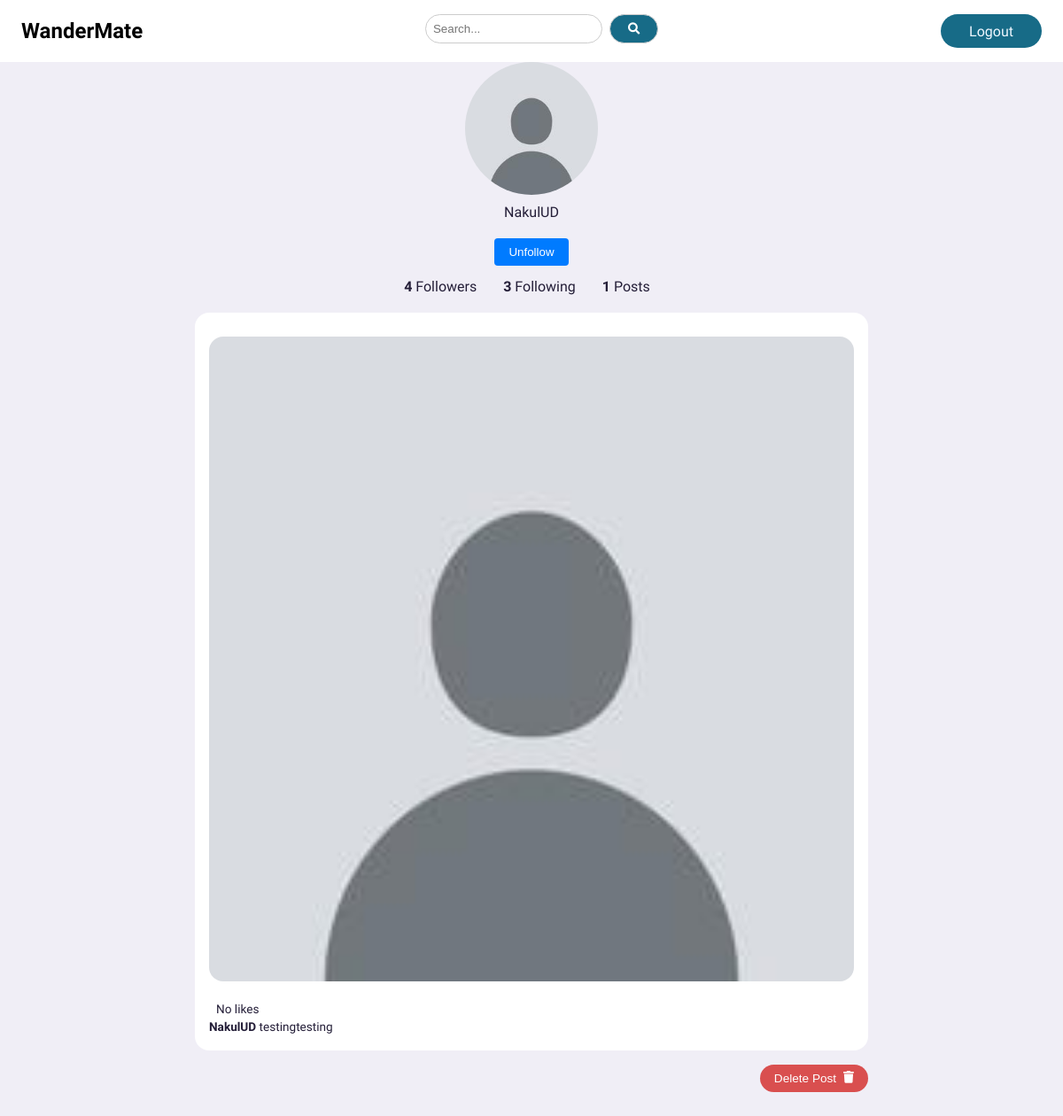
/profile/NakulUD (signed in), run on an earlier commit of the app's database.
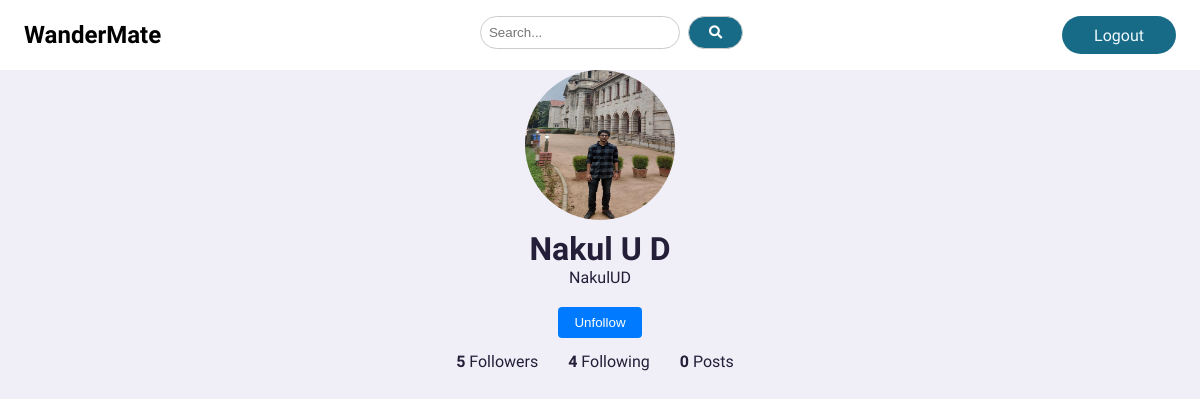
And on a later commit of the database.
### core/models.py (models this page shows, shortened)
class Profile(models.Model):
    user = models.ForeignKey(User, on_delete = models.CASCADE)
    fname = models.TextField(max_length = 30, blank = True)
    lname = models.TextField(max_length = 30, blank = True)
    id_user = models.IntegerField()
    bio = models.TextField(blank = True)
    profile_img = models.ImageField(upload_to = 'profile_images', default='defaultProfileImg.jpeg')
    location = models.CharField(max_length = 100, blank= True)
    otp_validated = models.BooleanField(default = False)

class Image(models.Model):
    image = models.ImageField(upload_to='post_images', default='wanderMateLogo.png')

class Post(models.Model):
    id = models.UUIDField(primary_key = True, default = uuid.uuid4)
    user = models.CharField(max_length = 100)
    user_profile = models.ForeignKey(Profile, on_delete = models.CASCADE, default=None, null=False)
    post_location = models.CharField(max_length=100, blank=True)
    images = models.ManyToManyField('Image')
    caption = models.TextField()
    tag = models.CharField(max_length = 20, blank = True, null=True)
    created_at = models.DateTimeField(default = datetime.now)
    no_of_likes = models.IntegerField(default = 0)

### core/views.py (the view)
# urls.py: path('profile/<str:pk>',views.profile, name = 'profile'),
@login_required(login_url='core:signinSignup')
def profile(request, pk):
    user_object = User.objects.get(username = pk)
    user_profile = Profile.objects.get(user = user_object)
    user_posts = Post.objects.filter(user = pk)
    user_post_length = len(user_posts)
    follower = request.user.username
    user = pk
    if FollowersCount.objects.filter(follower = follower, user = user).first():
        follow_button_text = 'Unfollow'
    else:
        follow_button_text = 'Follow'
    user_followers = len(FollowersCount.objects.filter(user = pk))
    user_following = len(FollowersCount.objects.filter(follower = pk))
    context = {
        'user_object': user_object,
        'user_profile': user_profile,
        'user_posts': user_posts,
        'user_post_length': user_post_length,
        'follow_button_text': follow_button_text,
        'user_followers': user_followers,
        'user_following': user_following,
    }
    return render(request, 'profileView.html', context)

### templates/profileView.html (shortened to what this page needs)
{% extends 'base.html' %}
{% load static %}
{% block content%}
    <div class="profile">
        <div class="profile-info">
            <img src="{{user_profile.profile_img.url}}" alt="Profile Picture">
            <h1>{{user_profile.fname}} {{user_profile.lname}}</h1>
            <p>{{user_profile.user.username}}</p>
            <div class="follow-buttons">
                <form action = "/follow" method="post">
                    {% if user_object.username == user.username%}
                    <a href = "/settings"><div style = "background-color:#176B87; width:80px; color:white; border-radius:3px">Edit Profile</div></a>
                    {% else %}
                    <div class="follow-btn">
                        <button type="submit">{{follow_button_text}}</button>
                    </div>
                    {% endif %}
                </form>
            </div>
            <div class="follow-info">
                <a href="/follower_list?user_name={{user_object.username}}" style="margin-right: 20px; text-decoration: none; color: inherit;">
                    <span>{{user_followers}}</span> Followers
                </a>
                <p style="display: inline; margin-right: 20px;">
                    <span>{{user_following}}</span> Following
                </p>
                <p style="display: inline;">
                    <span>{{user_post_length}}</span> Posts
                </p>
            </div>
        </div>
        <div class="middle">
            <div class="feeds">
                {% for post in user_posts %}
                <div class="feed">
                    {% for image in post.images.all %}
                    <div class="photo">
                        <img src="{{image.image.url}}">
                    </div>
                    {% endfor %}
                    <div class="liked-by" id="like-count-{{ post.id }}">
                        {% if post.no_of_likes == 0 %}
                        <p>No likes</p>
                        {% elif post.no_of_likes == 1 %}
                        <p>Liked by 1 person</p>
                        {% else %}
                        <p>Liked by {{post.no_of_likes}} people </p>
                        {% endif %}
                    </div>
                    <div class="caption">
                        <p><b>{{user_profile.user.username}}</b> {{post.caption}}<span class="hashtag">{{post.tag}}</span></p>
                    </div>
                </div>
                <div class="delete-post" style = "margin-bottom:60px">
                <form method="post" action="{% url 'core:delete_post' post.id %}" onsubmit="return confirm('Are you sure you want to delete this post?');" >
                    <button type="submit" class="btn-delete">Delete Post  <i class="fa fa-trash" aria-hidden="true"></i></button>
                </form>
                </div>
                {% endfor %}
            </div>
        </div>
    </div>
{% endblock %}

What changed in the data, as far as the page shows it:
removed Post: no_of_likes "No likes", {{ user_profile.user.username }} "NakulUD", caption "testing", tag "testing"
no longer on this page (row unchanged): Image: image (placeholder picture)
changed Profile "NakulUD": profile_img: picture added in place of a placeholder; fname (not shown) → "Nakul"; lname (not shown) → "U D"
Also different on the page:
{{ user_followers }}: "4" → "5"
{{ user_following }}: "3" → "4"
{{ user_post_length }}: "1" → "0"
